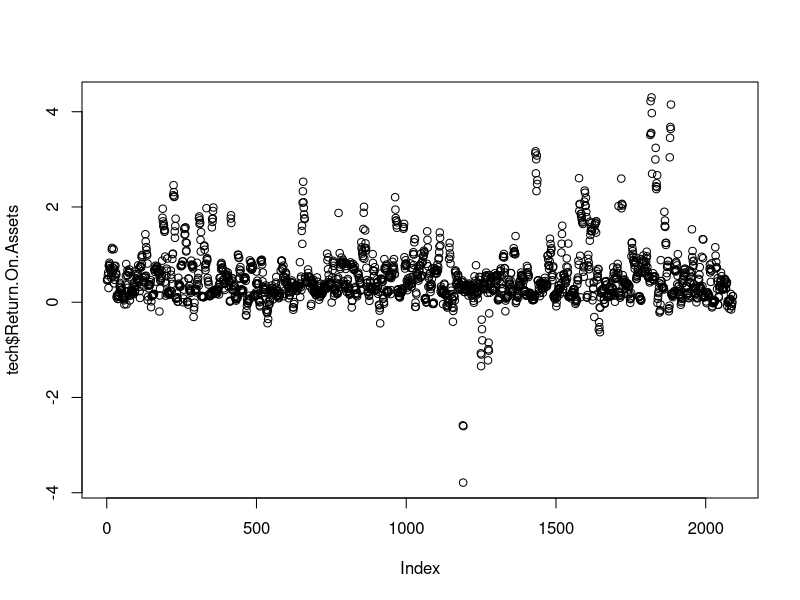
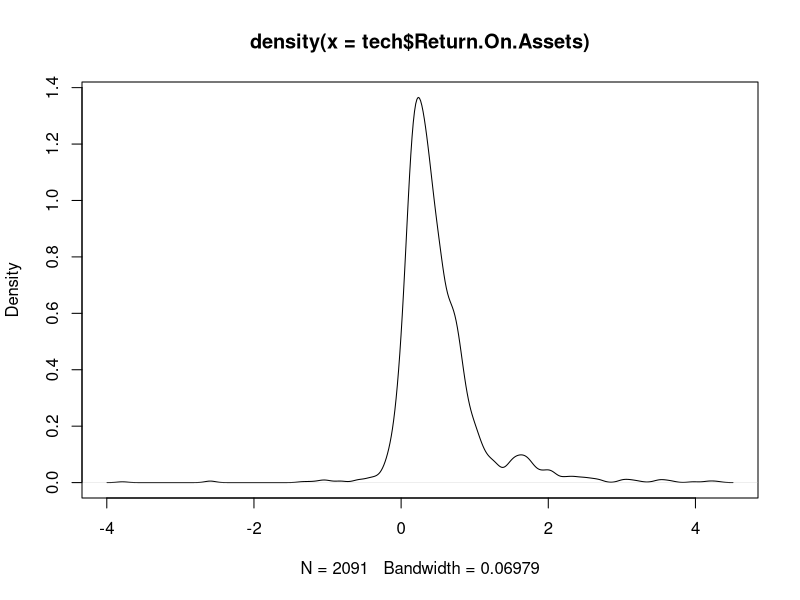
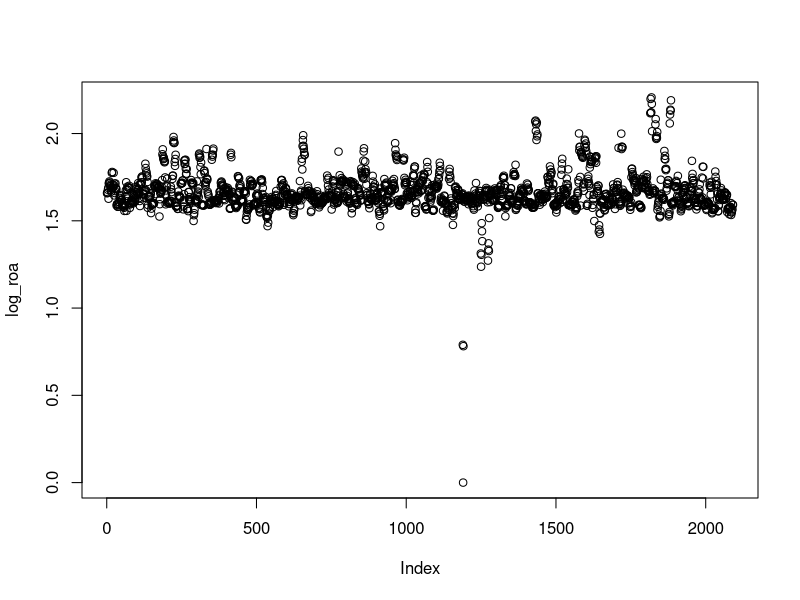
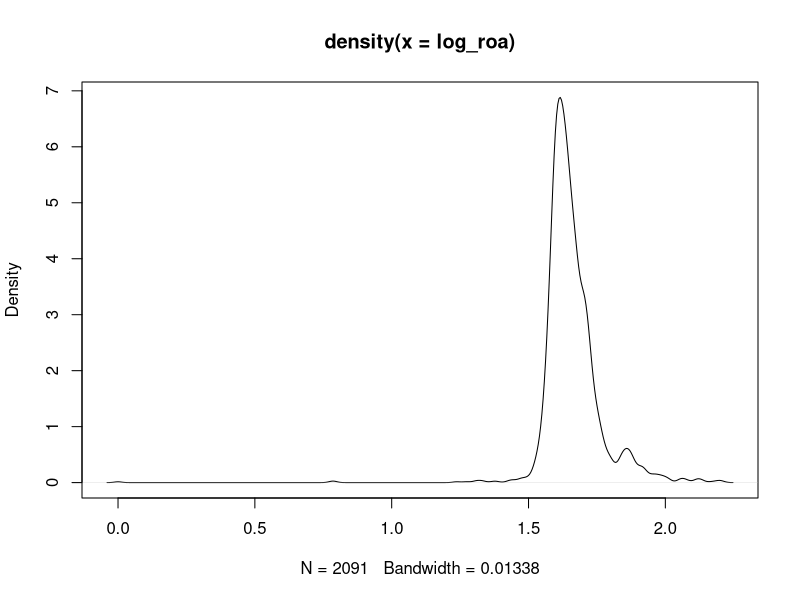
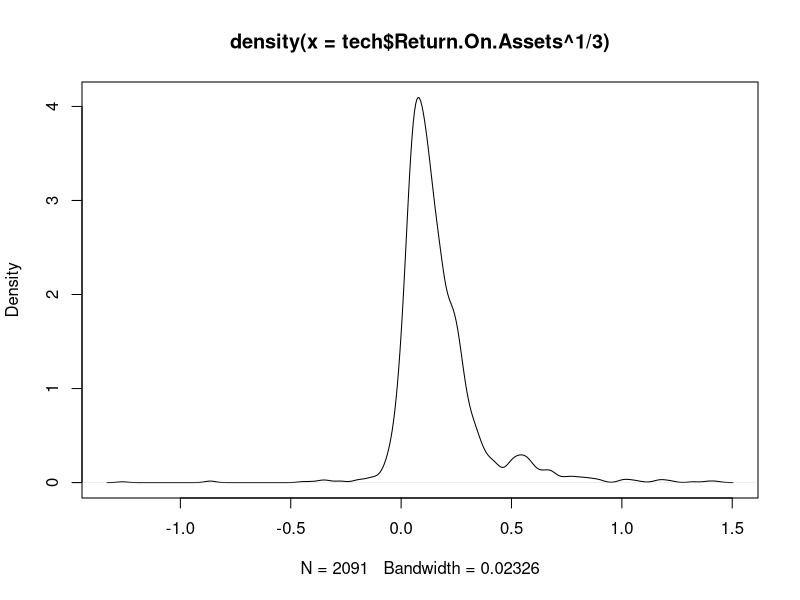

Write R code to recreate these figures, in order. (Note: this script raises an error after producing the figures.)
## ---- chunk 1
knitr::opts_chunk$set(echo = TRUE)
## ---- chunk 2
library(MASS)
#df <- fread("allcol.csv", drop = 1)
#stock <- read.csv2("us-shareprices-daily.csv")
ratio_return <- read.csv("ratios_return.csv", header = T) ## 11718 * 32
ratio_return$Sector <- as.character(ratio_return$Sector)
tech <- ratio_return[ratio_return$Sector=="Technology",] ## 2085 observations
length(levels(tech$Ticker)) ##1584 companies
## ---- chunk 3
summary(tech$Return.On.Assets)
#   Min. 1st Qu.  Median    Mean 3rd Qu.    Max. 
#-3.7872  0.1932  0.3774  0.5030  0.6718  4.3005 
plot(tech$Return.On.Assets)
plot(density(tech$Return.On.Assets))
## translate (add minimum negative value), then log transform
log_roa <- log(tech$Return.On.Assets+1+abs(min(tech$Return.On.Assets)))
plot(log_roa)
plot(density(log_roa))
plot(density(tech$Return.On.Assets^1/3))

## outliers:
tech[log_roa<1, c("Ticker", "Fiscal.Year")]
# log_roa[which(log_roa<1)] ## 0.7893779 0.0000000 0.7815722

## correlation with Stock Return
cor(log_roa, tech$Return)
cor(log_roa, tech$Return2)
cor(log_roa, tech$Return3) #0.04531882
cor(tech$Return.On.Assets, tech$Return3) #0.04179654
cor(tech$Return.On.Assets^1/3, tech$Return3) #0.04179654
cor(log_roa, tech$Return4)
## ---- chunk 4
summary(tech$Earning.Per.Share)
#     Min.   1st Qu.    Median      Mean   3rd Qu.      Max. 
# -21.9880   -0.0395    0.6528    2.4637    1.8690 1260.5818
sum(tech$Earning.Per.Share<0) ## 710 (==0: 0)
plot(tech$Earning.Per.Share)
plot(density(tech$Earning.Per.Share)) ## severely right-skewed

## transformamtion
log_eps <- log(tech$Earning.Per.Share+1+abs(min(tech$Earning.Per.Share)))
plot(log_eps)
plot(density(log_eps))
plot(density(tech$Earning.Per.Share^1/3))

## outliers
tech[(log_eps<1) | (log_eps>5), c("Ticker", "Fiscal.Year")]

cor(log_eps, tech$Return)
cor(log_eps, tech$Return2)
cor(log_eps, tech$Return3) #0.1226962
cor(tech$Earning.Per.Share, tech$Return3) 
cor(tech$Earning.Per.Share^1/3, tech$Return3) 
cor(log_eps, tech$Return4)
## ---- chunk 5
summary(tech$Sales.Per.Share) 
#     Min.   1st Qu.    Median      Mean   3rd Qu.      Max. 
#    0.076     5.444     9.449    47.031    18.639 29675.850
plot(tech$Sales.Per.Share)
plot(density(tech$Sales.Per.Share))

## transformamtion
log_sps <- log(tech$Sales.Per.Share)
plot(log_sps)
plot(density(log_sps))

## outliers
fiveLargest <- tail(order(tech$Sales.Per.Share), 5) ## indice for the five highest sales per share
tech[fiveLargest, c("Ticker", "Fiscal.Year")]

cor(log_sps, tech$Return)
cor(log_sps, tech$Return2)
cor(log_sps, tech$Return3) #0.02757461
cor(tech$Sales.Per.Share, tech$Return3)
cor(log_sps, tech$Return4)
## ---- chunk 6
summary(tech$Price.to.Earning.Ratio)
#      Min.    1st Qu.     Median       Mean    3rd Qu.       Max. 
#-11489.062     -1.291     18.765     26.740     35.296   9682.311  
sum(tech$Price.to.Earning.Ratio<0) ## 710 (==0: 0)
plot(tech$Price.to.Earning.Ratio)
plot(density(tech$Price.to.Earning.Ratio))

## transformamtion
log_per <- log(tech$Price.to.Earning.Ratio+1+abs(min(tech$Price.to.Earning.Ratio)))
plot(log_per)
plot(density(log_per))

## outliers
x <- which(tech$Price.to.Earning.Ratio == min(tech$Price.to.Earning.Ratio) |
              tech$Price.to.Earning.Ratio == max(tech$Price.to.Earning.Ratio))
tech[x, c("Ticker", "Fiscal.Year")]

## reperform transformamtion after removing FIVN 2018
log_per[x] <- NA
plot(log_per)
plot(density(log_per[!is.na(log_per)]))

cor(log_per, tech$Return, use="complete.obs")
cor(log_per, tech$Return2, use="complete.obs")
cor(log_per, tech$Return3, use="complete.obs") #0.05069594
cor(tech$Price.to.Earning.Ratio, tech$Return3)
cor(log_per, tech$Return4, use="complete.obs")
## ---- chunk 7
summary(tech$Book.to.Market.Ratio)
# Min.   1st Qu.    Median      Mean   3rd Qu.      Max. 
#   0.0042    0.1965    0.3437    2.8135    0.6151 1326.5407
plot(tech$Book.to.Market.Ratio) ## a few outliers with pretty high Book to Market Ratio

## transformamtion
log_bmr <- log(tech$Book.to.Market.Ratio)
plot(log_bmr)
plot(density(log_bmr)) ## a little right-skewed

## outliers
fiveLargest <- tail(order(tech$Book.to.Market.Ratio), 5) ## indice for the five highest sales per share
tech[fiveLargest, c("Ticker", "Fiscal.Year")]


cor(log_bmr, tech$Return)
cor(log_bmr, tech$Return2)
cor(log_bmr, tech$Return3) #-0.2381094
cor(tech$Price.to.Earning.Ratio, tech$Return3) #0.02814808
cor(log_bmr, tech$Return4)
## ---- chunk 8
colnames(tech)
cor(subset(tech[,9:32][sapply(tech[,9:32], is.numeric)], select = -Return3), tech$Return3)
##log
cor(log(tech$Earning.Per.Share), tech$Return, use = 'complete.obs') #

## ---- chunk 9
tech_num <- tech[,9:32]
m1 <- lm(Return ~., data=tech_num)
summary(m1)
## ---- chunk 10

